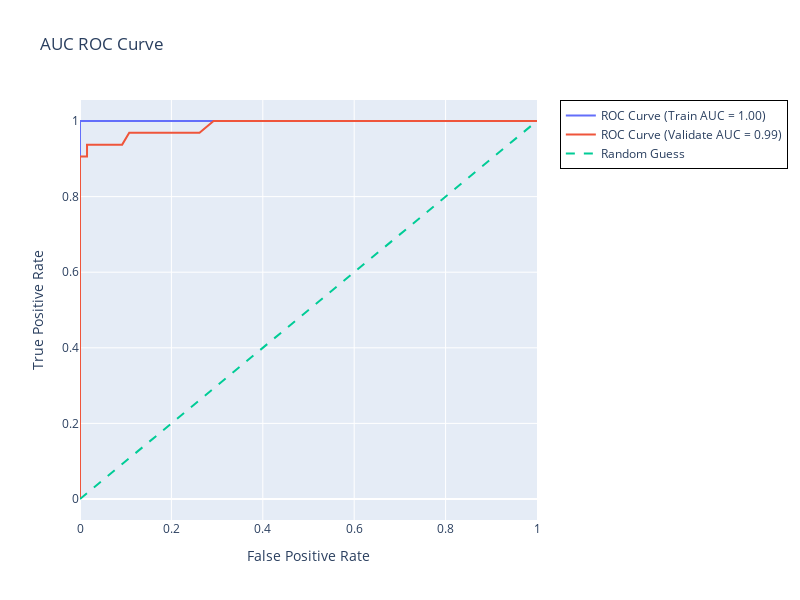

Notebook code for this chart:
### Markdown cell above
## AUC ROC Curve

### Code cell
y_proba_train = model.predict_proba(X_train[selected_feature])[:, 1]
fpr_train, tpr_train, thresholds_roc_train = roc_curve(y_train, y_proba_train)
roc_auc_train = roc_auc_score(y_train, y_proba_train)
train_trace_roc = go.Scatter(x=fpr_train, y=tpr_train, mode='lines', name=f'ROC Curve (Train AUC = {roc_auc_train:.2f})')

# Calculate ROC Curve (Validate)
y_proba_val = model.predict_proba(X_validate[selected_feature])[:, 1]
fpr_val, tpr_val, thresholds_roc_val = roc_curve(y_validate, y_proba_val)
roc_auc_val = roc_auc_score(y_validate, y_proba_val)
val_trace_roc = go.Scatter(x=fpr_val, y=tpr_val, mode='lines', name=f'ROC Curve (Validate AUC = {roc_auc_val:.2f})')

trace_diag = go.Scatter(x=[0, 1], y=[0, 1], mode='lines', name='Random Guess', line=dict(dash='dash'))

# Layout
layout_roc = go.Layout(
    title='AUC ROC Curve',
    xaxis=dict(title='False Positive Rate'),
    yaxis=dict(title='True Positive Rate'),
    width=800,
    height=600,
    legend=dict(
        x=1.05,
        y=1,
        traceorder='normal',
        font=dict(size=12),
        bordercolor='Black',
        borderwidth=1
    ),
)
fig_roc = go.Figure(data=[train_trace_roc, val_trace_roc, trace_diag], layout=layout_roc) 
fig_roc.show()

### Figure 1 — Plotly figure (JSON) as saved in the notebook; plotly's stock layout.template omitted (floating-point values rounded to 4 significant figures)
{"data": [{"mode": "lines", "name": "ROC Curve (Train AUC = 1.00)", "type": "scatter", "x": [0.0, 0.0, 0.0, 0.0, 0.0, 0.0, 0.0, 0.0, 0.0, 0.0, 0.0, 0.0, 0.0, 0.0, 0.0, 0.0, 0.0, 0.0, 0.0, 0.0, 0.0, 0.0, 0.0, 0.0, 0.0, 0.0, 0.02521, 0.03361, 0.04202, 0.05042, 0.05462, 0.06303, 0.07563, 0.08403, 0.1008, 0.105, 0.1218, 0.1345, 0.1471, 0.1555, 0.1681, 0.1723, 0.1933, 0.2059, 0.2101, 0.2269, 0.2437, 0.2479, 0.2647, 0.2815, 0.2857, 0.3319, 0.416, 0.5882, 1.0], "y": [0.0, 0.3243, 0.5135, 0.5608, 0.5878, 0.6284, 0.6419, 0.6486, 0.6689, 0.6757, 0.6892, 0.6959, 0.7568, 0.7703, 0.777, 0.7905, 0.8108, 0.8176, 0.8378, 0.8446, 0.8581, 0.8919, 0.9054, 0.9189, 0.9324, 1.0, 1.0, 1.0, 1.0, 1.0, 1.0, 1.0, 1.0, 1.0, 1.0, 1.0, 1.0, 1.0, 1.0, 1.0, 1.0, 1.0, 1.0, 1.0, 1.0, 1.0, 1.0, 1.0, 1.0, 1.0, 1.0, 1.0, 1.0, 1.0, 1.0]}, {"mode": "lines", "name": "ROC Curve (Validate AUC = 0.99)", "type": "scatter", "x": [0.0, 0.0, 0.0, 0.0, 0.0, 0.01538, 0.01538, 0.09231, 0.1077, 0.1538, 0.1846, 0.2, 0.2615, 0.2923, 0.4, 0.4154, 0.5385, 0.7846, 1.0], "y": [0.0, 0.125, 0.2812, 0.375, 0.9062, 0.9062, 0.9375, 0.9375, 0.9688, 0.9688, 0.9688, 0.9688, 0.9688, 1.0, 1.0, 1.0, 1.0, 1.0, 1.0]}, {"line": {"dash": "dash"}, "mode": "lines", "name": "Random Guess", "type": "scatter", "x": [0, 1], "y": [0, 1]}], "layout": {"height": 600, "legend": {"bordercolor": "Black", "borderwidth": 1, "font": {"size": 12}, "traceorder": "normal", "x": 1.05, "y": 1}, "title": {"text": "AUC ROC Curve"}, "width": 800, "xaxis": {"title": {"text": "False Positive Rate"}}, "yaxis": {"title": {"text": "True Positive Rate"}}}}
